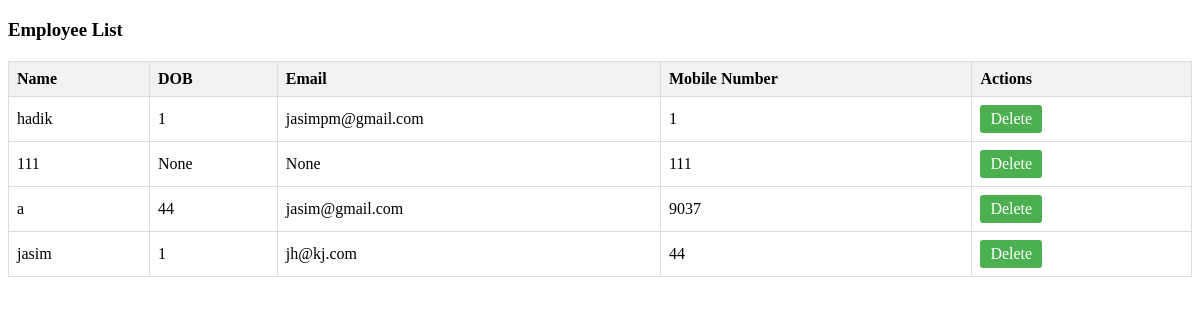
Screenshot of /employee/list/ with the database file from the repository.
### employee/models.py (models this page shows, shortened)
class Employee(models.Model):
    GENDER_CHOICES = (
        ('M', 'Male'),
        ('F', 'Female')
    )
    name = models.CharField(max_length=200)
    dob = models.SmallIntegerField(blank=True, null=True)
    email = models.EmailField(blank=True, null=True)
    mobile_number = models.IntegerField()
    doj = models.DateField()
    address = models.TextField(blank=True, null=True)
    marital_status = models.CharField(max_length=20, blank=True, null=True)
    designation = models.CharField(max_length=200, blank=True, null=True)
    age = models.PositiveSmallIntegerField()
    manager = models.ForeignKey(Manager, on_delete=models.CASCADE)
    is_active = models.BooleanField(default=True)
    created_at = models.DateTimeField(auto_now_add=True)
    gender = models.CharField(max_length=1, choices=GENDER_CHOICES)

### employee/views.py (the view)
# urls.py: path("employee/list/", listing_employees, name="list_employees"),
def listing_employees(request):
    all_employees = Employee.objects.all()
    return render(request, "employee_listing.html", {
        'objects': all_employees
    })

### employee/templates/employee_listing.html (shortened to what this page needs)
<!DOCTYPE html>
<html lang="en">
<h3>Employee List</h3>
<table>
    <thead>
    <tr>
        <th>Name</th>
        <th>DOB</th>
        <th>Email</th>
        <th>Mobile Number</th>
        <th>Actions</th>
    </tr>
    </thead>
    <tbody>
    {% for employee in objects %}
    <tr>
        <td>{{employee.name}}</td>
        <td>{{employee.dob}}</td>
        <td>{{employee.email}}</td>
        <td>{{employee.mobile_number}}</td>
        <td>
            <a href="{% url 'delete_employee' %}">Delete</a>
        </td>
    </tr>
    {% endfor %}
    </tbody>
</table>
</html>

### employee/templates/employee_listing.html (style rules this page uses)
table { width: 100%; border-collapse: collapse; margin-top: 20px; }
th, td { border: 1px solid #ddd; padding: 8px; text-align: left; }
th { background-color: #f2f2f2; }
a { display: inline-block; margin-right: 10px; padding: 5px 10px; text-decoration: none; color: #fff; background-color: #4CAF50; border-radius: 3px; }

### rows the page displays
Employee: name "hadik", dob "1", email "jasimpm@gmail.com", mobile_number "1"
Employee: name "111", dob "None", email "None", mobile_number "111"
Employee: name "a", dob "44", email "jasim@gmail.com", mobile_number "9037"
Employee: name "jasim", dob "1", email "jh@kj.com", mobile_number "44"
